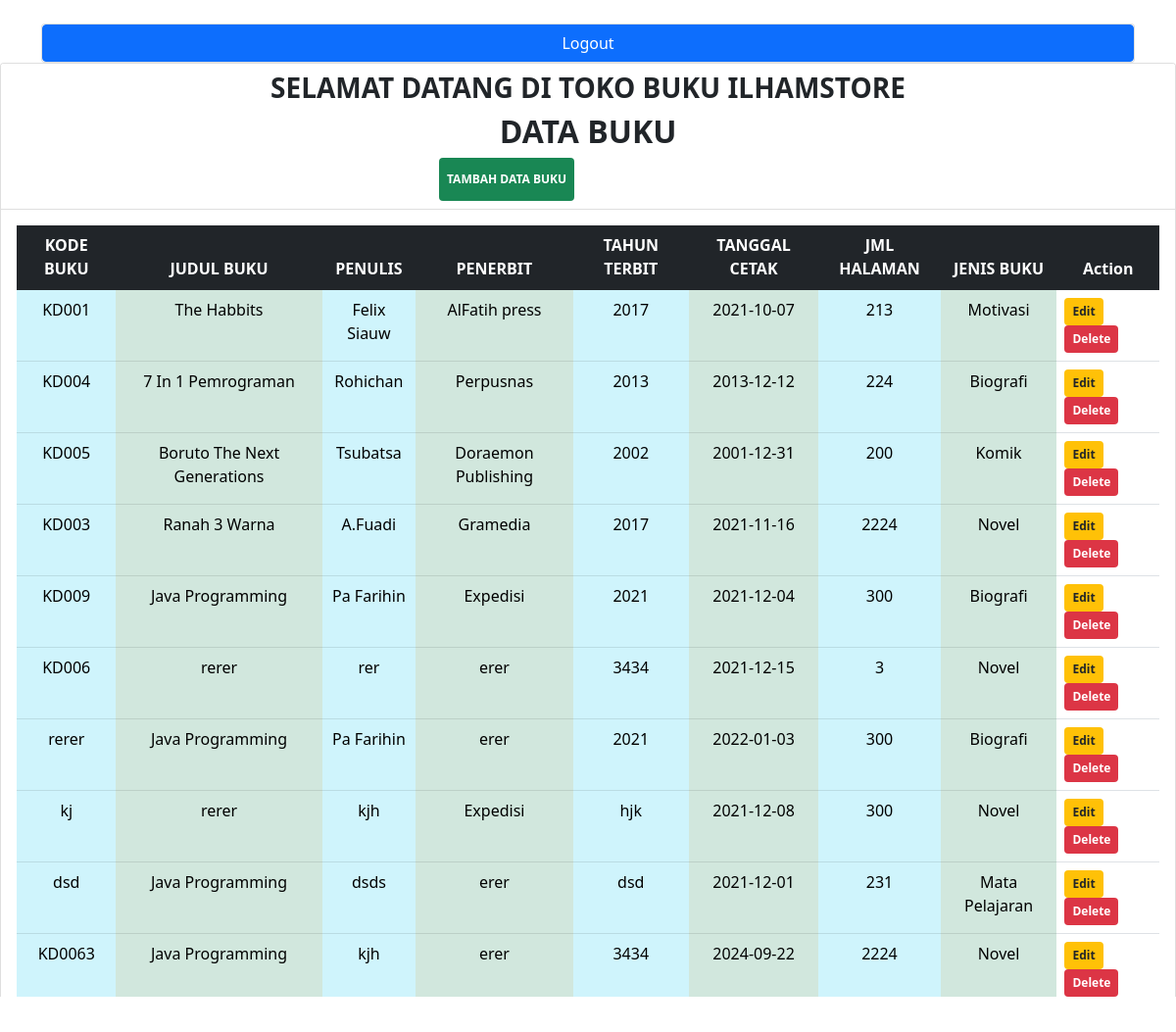
Page /view/content.php (signed in) on the committed database.
### tables this page shows
CREATE TABLE `tbl_buku` (
  `id` int(11) NOT NULL,
  `kd_buku` varchar(10) NOT NULL,
  `judul_buku` varchar(50) NOT NULL,
  `penulis` varchar(50) NOT NULL,
  `penerbit` varchar(100) NOT NULL,
  `tahun_terbit` varchar(50) NOT NULL,
  `tanggal_cetak` date NOT NULL,
  `jml_halaman` int(11) NOT NULL,
  `jenis_buku` varchar(50) NOT NULL
);

### controller/buku.php (called while the page is built, shortened)
<?php
	include '../model/buku_model.php';
class buku{
	public $model;
	function __construct(){
		$db = new Database();
		$conn = $db->DBConnect();
		$this->model = new buku_model($conn);
	 }
	 function index()
	 {
	 	if (!empty($_SESSION)) {
	 		$buku=$this->model->tampil_data();
	 	return $buku;
	 	}else{
	 		header("Location:login.php");
	 	}
	 }
}
 ?>

### model/buku_model.php (called while the page is built, shortened)
<?php
class buku_model{
	protected $db;
	function __construct($db){
		$this->db=$db;
	}
	function tampil_data(){
		$row = $this->db->prepare("SELECT * FROM tbl_buku");
		$row->execute();
		return $hasil = $row ->fetchAll();
	}
}
 ?>

### view/content.php (the view, shortened to what this page needs)
<?php
include '../controller/buku.php';
$ctrl = new buku();
$buku = $ctrl->index();
 ?>
 <!DOCTYPE html>
<html lang="en">
<head>
    <link href="https://cdn.jsdelivr.net/npm/bootstrap@5.1.3/dist/css/bootstrap.min.css" rel="stylesheet">
</head>
<body>
   <div class="main mt-4">
        <div class="container">
            <div class="row">
                <div class="col-lg-12">
                    <div class="card">
  <button type="button" class="btn btn-primary" data-bs-toggle="modal" data-bs-target="#logoutmodal">
Logout
</button>
</div>
</div></div></div></div>
            <div class="row">
                <div class="col-lg-15">
                    <div class="card">
              <div class="card-header bg-white text-uppercase">
                    <div class="h3 text-center"><marquee scrollamount= "10" ><b>Selamat Datang di Toko Buku IlhamStore  </b></marquee></div>
                            <div class="h2 text-center"><b>Data Buku</b></div>
                            <div class="float-end">
                                <a href="add.php" style="margin-left: -735px; text-shadow: black;" class="badge bg-success py-3 px-2 small text-white fw-bold text-decoration-none">Tambah Data Buku</a>
                                <br>
                            </div>
                        </div>
                        <div class="card-body">
                            <div class="table-responsive">
                                <table class="table w-100" >
                                    <thead class="table-dark">
                                        <tr align="center">
                                            <th>KODE BUKU</th>
                                            <th>JUDUL BUKU</th>
                                            <th>PENULIS</th>
                                            <th>PENERBIT</th>
                                            <th>TAHUN TERBIT</th>
                                            <th>TANGGAL CETAK</th>
                                            <th>JML HALAMAN</th>
                                            <th>JENIS BUKU</th>
                                            <th>Action</th>
                                        </tr>
                                    </thead>
                                    <tbody>
                                        <?php foreach ($buku as $data) { ?>
                                            <?php
                                            if ($data['jenis_buku'] == 1) {
                                                $jb = 'Motivasi';
                                            } else if ($data['jenis_buku'] == 2) {
                                                $jb = 'Novel';
                                            } else if ($data['jenis_buku'] == 3) {
                                                $jb = 'Biografi';
                                            } else if ($data['jenis_buku'] == 4) {
                                                $jb = 'Mata Pelajaran';
                                            } else if ($data['jenis_buku'] == 5) {
                                                $jb = 'Komik';
                                            } else {
                                                $jb = 'Kodingan mu bermasalah!';
                                            }
                                            ?>
                                            <tr>
                                                <td align="center" class="table-info"><?= $data['kd_buku'] ?></td>
                                                <td align="center"class="table-success" ><?= $data['judul_buku'] ?></td>
                                                <td align="center" class="table-info"><?= $data['penulis'] ?></td>
                                                <td align="center" class="table-success"><?= $data['penerbit'] ?></td>
                                              <td align="center" class="table-info"><?= $data['tahun_terbit'] ?></td>
                                 <td align="center" class="table-success"><?= $data['tanggal_cetak'] ?></td>
                             <td align="center" class="table-info"><?= $data['jml_halaman'] ?></td>
                             <td align="center" class="table-success"><?= $jb ?></td>
                                                <td>
                        <a href="edit.php?id=<?= $data['id'] ?>" class="badge bg-warning text-dark p-2 text-decoration-none">Edit</a>
                          <a href="delete.php?id=<?= $data['id'] ?>" onclick="return confirm('Apakah yakin ingin menghapus data?')" class="badge bg-danger p-2 text-white text-decoration-none">Delete</a>
          </td>
     </tr>
      </div>
    </div>
    </div>
    </div>
  </div>
               <?php } ?>
</body>
</html>

### rows in the picture
tbl_buku: kd_buku "KD001", judul_buku "The Habbits", penulis "Felix Siauw", penerbit "AlFatih press", tahun_terbit "2017", tanggal_cetak "2021-10-07", jml_halaman "213", jenis_buku "Motivasi"
tbl_buku: kd_buku "KD004", judul_buku "7 In 1 Pemrograman", penulis "Rohichan", penerbit "Perpusnas", tahun_terbit "2013", tanggal_cetak "2013-12-12", jml_halaman "224", jenis_buku "Biografi"
tbl_buku: kd_buku "KD005", judul_buku "Boruto The Next Generations", penulis "Tsubatsa", penerbit "Doraemon Publishing", tahun_terbit "2002", tanggal_cetak "2001-12-31", jml_halaman "200", jenis_buku "Komik"
tbl_buku: kd_buku "KD003", judul_buku "Ranah 3 Warna", penulis "A.Fuadi", penerbit "Gramedia", tahun_terbit "2017", tanggal_cetak "2021-11-16", jml_halaman "2224", jenis_buku "Novel"
tbl_buku: kd_buku "KD009", judul_buku "Java Programming", penulis "Pa Farihin", penerbit "Expedisi", tahun_terbit "2021", tanggal_cetak "2021-12-04", jml_halaman "300", jenis_buku "Biografi"
tbl_buku: kd_buku "KD006", judul_buku "rerer", penulis "rer", penerbit "erer", tahun_terbit "3434", tanggal_cetak "2021-12-15", jml_halaman "3", jenis_buku "Novel"
tbl_buku: kd_buku "rerer", judul_buku "Java Programming", penulis "Pa Farihin", penerbit "erer", tahun_terbit "2021", tanggal_cetak "2022-01-03", jml_halaman "300", jenis_buku "Biografi"
tbl_buku: kd_buku "kj", judul_buku "rerer", penulis "kjh", penerbit "Expedisi", tahun_terbit "hjk", tanggal_cetak "2021-12-08", jml_halaman "300", jenis_buku "Novel"
tbl_buku: kd_buku "dsd", judul_buku "Java Programming", penulis "dsds", penerbit "erer", tahun_terbit "dsd", tanggal_cetak "2021-12-01", jml_halaman "231", jenis_buku "Mata Pelajaran"
tbl_buku: kd_buku "KD0063", judul_buku "Java Programming", penulis "kjh", penerbit "erer", tahun_terbit "3434", tanggal_cetak "2024-09-22", jml_halaman "2224", jenis_buku "Novel"
